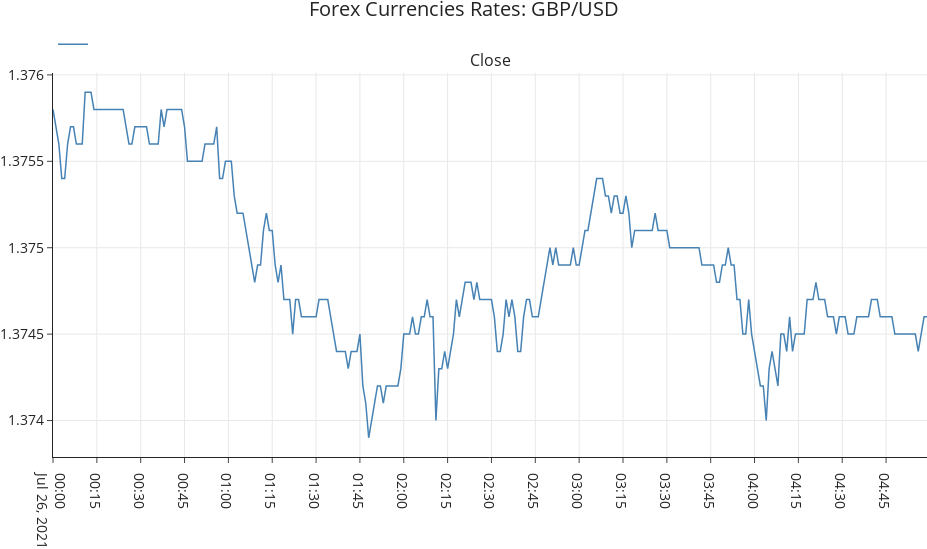

The notebook cell this image was saved under:
### Code cell
plot_ts(
    train_intv.view().iloc[: 60 * 5],
    engine="plotly",
    title="Forex Currencies Rates: GBP/USD",
)

### Figure 1 — Plotly figure (JSON) as saved in the notebook; plotly's stock layout.template omitted (floating-point values rounded to 4 significant figures; data arrays with more than 128 entries replaced by an {"elided": "..."} marker saying what was removed)
{"data": [{"legendgroup": "", "line": {"color": "steelblue", "width": 1.5}, "name": "", "showlegend": true, "type": "scatter", "x": {"elided": "300 str values"}, "xaxis": "x", "y": {"elided": "300 float values"}, "yaxis": "y"}], "layout": {"annotations": [{"font": {"size": 16}, "showarrow": false, "text": "Close", "x": 0.5, "xanchor": "center", "xref": "paper", "y": 1, "yanchor": "bottom", "yref": "paper"}], "font": {"size": 14}, "height": 549, "hovermode": "x unified", "legend": {"orientation": "h", "x": 0, "xanchor": "left", "y": 1.074, "yanchor": "middle"}, "margin": {"b": 0, "l": 0, "r": 0, "t": 73}, "showlegend": true, "title": {"text": "Forex Currencies Rates: GBP/USD", "x": 0.5, "y": 0.9967, "yanchor": "top"}, "width": 927, "xaxis": {"anchor": "y", "domain": [0, 1], "nticks": 20, "showgrid": true}, "yaxis": {"anchor": "x", "domain": [0, 1], "nticks": 10, "showgrid": true, "type": "linear"}}}
